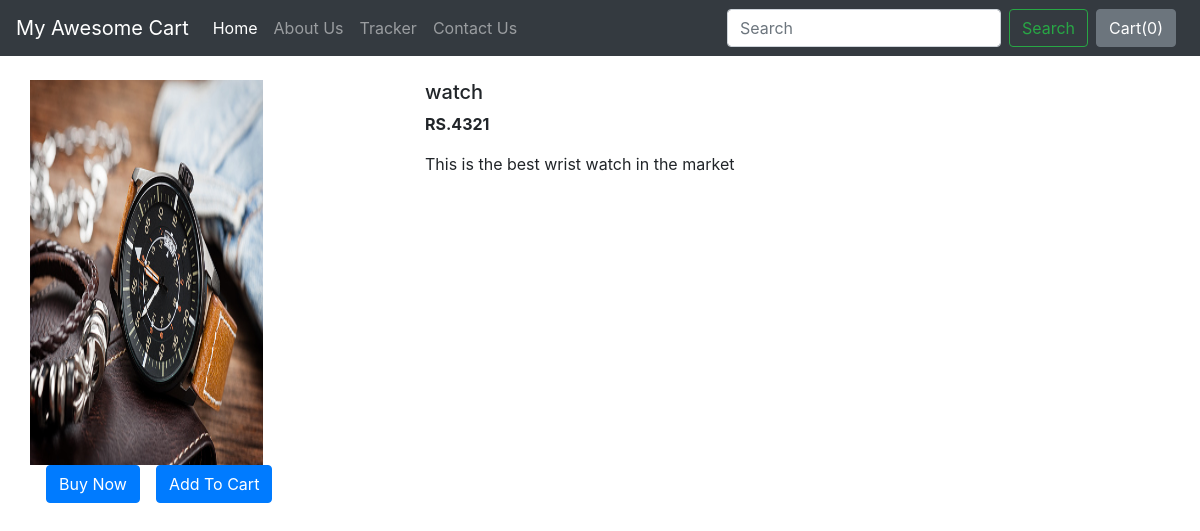
The page /shop/products/1 on the database its author committed.
### shop/models.py (models this page shows)
class Product(models.Model):
    product_id = models.AutoField
    product_name = models.CharField(max_length=50)
    category = models.CharField(max_length=50, default="")
    subcategory = models.CharField(max_length=50, default="")
    price = models.IntegerField(default=0)
    desc = models.CharField(max_length=1000)
    pub_date = models.DateField()
    image = models.ImageField(upload_to="shop/images", default="")
    def __str__(self):
        return self.product_name

### shop/views.py (the view)
# urls.py: path('products/<int:myid>', views.productview, name="ProductView"),
def productview(request, myid):
    product = Product.objects.filter(id=myid)
    print(product)
    return render(request, 'shop/prodView.html', {"product": product[0]})

### shop/templates/shop/prodView.html (shortened to what this page needs)
{% extends 'shop/basic.html' %}
{% block body %}
<div class="container my-4">
    <div class="row">
    <div class="col-md-4">
    <div class="row">
       <img src="/media//{{product.image}}" width="233px" height="385px">
    </div>
    <div class="row">
        <button class="btn btn-primary mx-3"> Buy Now</button>
        <button class="btn btn-primary "> Add To Cart</button>
    </div>
        </div>
    <div class="col-md-8">
        <h5>{{product.product_name}}</h5>
        <p><b>RS.{{product.price}}</b></p>
        <p>{{product.desc}}</p>
    </div>
        </div>
</div>
{% endblock %}

### rows shown on the page
Product: image (picture), product_name "watch", price "4321", desc "This is the best wrist watch in the market"
